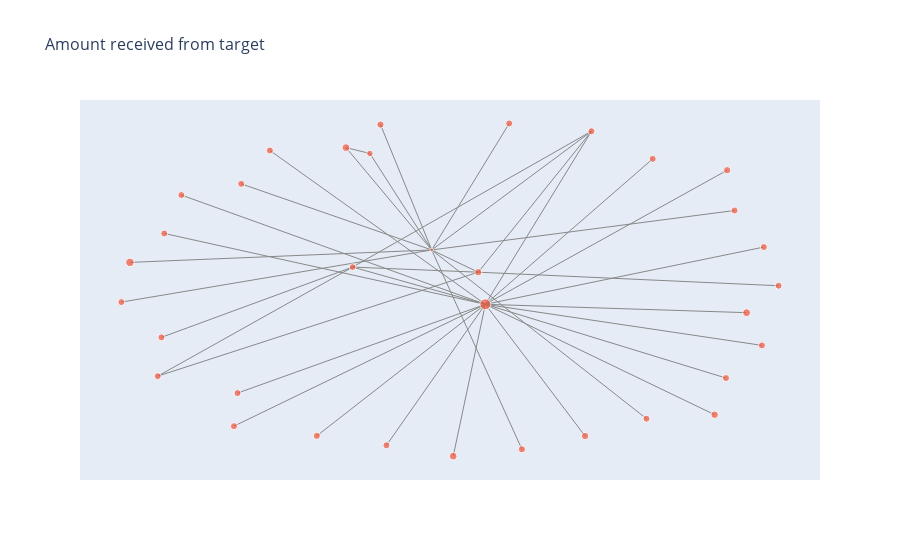

The notebook cell this image was saved under:
### Code cell
import plotly.graph_objects as go
from plotly import express as px
import numpy as np

pos = nx.spring_layout(graph)

edge_x = []
edge_y = []
for (u, v) in graph.edges():
    x0, y0 = pos[u]
    x1, y1 = pos[v]
    edge_x.extend((x0, x1, None))
    edge_y.extend((y0, y1, None))

edge_trace = go.Scatter(
    x=edge_x, 
    y=edge_y,
    line=dict(
        width=1,
        color='#888',
    ),
    hoverinfo='none',
    mode='lines',
)

node_x = []
node_y = []
sizes = []
for node, data in graph.nodes(data=True):
    x, y = pos[node]
    node_x.append(x)
    node_y.append(y)
    sizes.append(data['value'])

node_trace = go.Scatter(
    x=node_x,
    y=node_y,
    mode='markers',
    hoverinfo='text',
    marker=dict(
        size=[10 * np.log(2 + (size / max(sizes))) for size in sizes],
    ),
)

node_text = []
for node, data in graph.nodes(data=True):
    node_text.append(f"{data['value']/1e8:.3E} BTC ({int(data['value'])} Satoshi) [ at {'TARGET' if node == target else node} ]")
    
node_trace.text = node_text

fig = go.Figure(
    data=[edge_trace, node_trace],
    layout=go.Layout(
        title='Amount received from target',
        titlefont_size=16,
        showlegend=False,
        hovermode='closest',
        xaxis=dict(showgrid=False, zeroline=False, showticklabels=False),
        yaxis=dict(showgrid=False, zeroline=False, showticklabels=False),
    )
)
fig.show()

### Figure 1 — Plotly figure (JSON) as saved in the notebook; plotly's stock layout.template omitted (floating-point values rounded to 4 significant figures)
{"data": [{"hoverinfo": "none", "line": {"color": "#888", "width": 1}, "mode": "lines", "type": "scatter", "x": [0.1017, 0.7957, null, 0.1017, -0.5505, null, 0.1017, 0.8301, null, 0.1017, 0.8924, null, 0.1017, 0.4228, null, 0.1017, -0.1977, null, 0.1017, -0.3001, null, 0.1017, 0.9447, null, 0.1017, -0.6592, null, 0.1017, 0.6083, null, 0.1017, -0.8702, null, 0.1017, 0.004456, null, 0.1017, 0.4036, null, 0.1017, -0.6485, null, 0.1017, -0.4084, null, 0.1017, 0.9389, null, 0.1017, 0.8337, null, 0.1017, -0.8184, null, -0.3001, -0.8787, null, -0.3001, 0.4228, null, -0.3001, 0.08015, null, -0.3001, -0.89, null, 0.08015, 0.9894, null, 0.08015, 0.4228, null, 0.08015, -0.89, null, 0.08015, -0.06063, null, -0.06063, 0.2123, null, -0.06063, 0.8559, null, -0.06063, -0.6372, null, -0.06063, 0.4228, null, -0.06063, -0.3202, null, -0.06063, 0.5894, null, -0.06063, -0.2158, null, -0.06063, -0.9741, null, -0.06063, -0.2478, null, -0.06063, 0.1739, null, -0.06063, -1, null, -0.2478, -0.3202, null], "y": [-0.09572, -0.7517, null, -0.09572, 0.8183, null, -0.09572, -0.5338, null, -0.09572, -0.1454, null, -0.09572, 0.9324, null, -0.09572, -0.9334, null, -0.09572, 0.1253, null, -0.09572, 0.2444, null, -0.09572, -0.8196, null, -0.09572, 0.7683, null, -0.09572, 0.3252, null, -0.09572, -0.9979, null, -0.09572, -0.8783, null, -0.09572, -0.6231, null, -0.09572, -0.8773, null, -0.09572, -0.3398, null, -0.09572, 0.7009, null, -0.09572, 0.5532, null, 0.1253, -0.2922, null, 0.1253, 0.9324, null, 0.1253, 0.09501, null, 0.1253, -0.5226, null, 0.09501, 0.01454, null, 0.09501, 0.9324, null, 0.09501, -0.5226, null, 0.09501, 0.2272, null, 0.2272, -0.9571, null, 0.2272, 0.4615, null, 0.2272, 0.6199, null, 0.2272, 0.9324, null, 0.2272, 0.8353, null, 0.2272, -0.7753, null, 0.2272, 0.972, null, 0.2272, 0.1532, null, 0.2272, 0.8003, null, 0.2272, 0.9788, null, 0.2272, -0.08259, null, 0.8003, 0.8353, null]}, {"hoverinfo": "text", "marker": {"size": [10.99, 6.808, 7.077, 7.249, 7.757, 7.038, 7.389, 7.04, 7.029, 7.893, 7.126, 7.029, 7.043, 7.033, 7.441, 7.035, 7.038, 7.034, 7.034, 7.256, 6.936, 7.039, 3.455, 7.002, 6.404, 7.86, 7.105, 7.022, 7.204, 7.023, 8.394, 6.939, 7.155, 7.007]}, "mode": "markers", "text": ["3.242E-02 BTC (3241508 Satoshi) [ at TARGET ]", "-7.933E-04 BTC (-79334 Satoshi) [ at bc1pl2sxhx0ltut2zmves7uf6kr3ae7jj9hvlt2xtydq43c9mwgvhufqghmwkw ]", "9.502E-04 BTC (95022 Satoshi) [ at 3P4WqXDbSLRhzo2H6MT6YFbvBKBDPLbVtQ ]", "2.091E-03 BTC (209100 Satoshi) [ at 39ZsYAJB8Xy7ni5esYizXWSvBn6FK2y7RX ]", "5.576E-03 BTC (557600 Satoshi) [ at 3D8HnvdXiQWsAEVJiE4j7ka1CdPdV4xCSW ]", "6.970E-04 BTC (69700 Satoshi) [ at 367PRb8ZvPWiySD5omAmY1ojimqahV2GWq ]", "3.035E-03 BTC (303500 Satoshi) [ at bc1p5pagxzfptrx3m6j72k7xum40jkdp43kadt2elgk0z02psax739lsaaumqw ]", "7.060E-04 BTC (70596 Satoshi) [ at bc1pwrq3kwll3txp3vlwq8vpf769lsgrwsulzdnf865fevrh3af52s2qrhq80k ]", "6.329E-04 BTC (63287 Satoshi) [ at bc1papq7486367jeq8a86kmdkhuhae9zts5z932hn4rr8cnm887etpnqdppelw ]", "6.541E-03 BTC (654066 Satoshi) [ at bc1q26xp69y676y9rmk9s8m9t8fflqe0aaxm7vmxhj ]", "1.274E-03 BTC (127370 Satoshi) [ at bc1p5g8grjjp6g906g8ezq2nar7krw6nffal0y82y8d6p8ryju55fn7qwx0xkh ]", "6.369E-04 BTC (63685 Satoshi) [ at bc1ppf55tax3e2a2x7p5sh9cjyncjeeu38g7eh3kp9hthdnncpnqxguqj709u8 ]", "7.269E-04 BTC (72685 Satoshi) [ at 3NcXRAbbv9JPipxCkZF4xWQL4QZmgBeYzH ]", "6.642E-04 BTC (66417 Satoshi) [ at bc1pwt7n58sn8tzm7ccmeytekhzdcv7rpcxqk4prlk757k6w4tztmyeqzevll4 ]", "3.386E-03 BTC (338550 Satoshi) [ at 39UQEJDMZinZqA42Z4tafCcpsucf4AmWDd ]", "6.771E-04 BTC (67710 Satoshi) [ at 3DzS7DUtsCsaRvvKNXvPhS6BZvE4C3SyL5 ]", "6.970E-04 BTC (69700 Satoshi) [ at bc1qadh29x9he8c5frgcg4m0fdcd3e5jhmxurcnt0e ]", "6.652E-04 BTC (66516 Satoshi) [ at 3Pd1V5vjRGrXXL6CCLUA6C9ZfGKZjxprMa ]", "6.652E-04 BTC (66516 Satoshi) [ at bc1pf0sgy85p720xfeh28vz4rxnmf9krl50vuk3cxe5lf5kgj5gprktshmp269 ]", "2.139E-03 BTC (213942 Satoshi) [ at 3MAvrxasddXumijw2aeHCPMmAj4vMx3nXH ]", "3.000E-05 BTC (3000 Satoshi) [ at bc1p0aq2c08dj33g7nq945dqv8cpaa5s3ta2pkkshwxmu7herd2f6sjqptfl8r ]", "6.990E-04 BTC (69897 Satoshi) [ at bc1qsn8nuzps77xv94zr99jt5pha37dmhyrszmecpv ]", "-1.904E-02 BTC (-1903664 Satoshi) [ at bc1perun0qkmsccngt7du7j7eks05nusmkwkenfdtwc56kzxklafwjvq96xxnm ]", "4.577E-04 BTC (45775 Satoshi) [ at bc1qp4rtdwat2m8xhr6jx8kg7jn9jev7gzj9tnyfgm ]", "-3.333E-03 BTC (-333269 Satoshi) [ at 3H4Cofi6UZ5WP7Ceodfz4rRi9htKnn4fQ5 ]", "6.306E-03 BTC (630596 Satoshi) [ at bc1pyy4eu3zq3quzzzq28ys6tylz00pwj23jtxjhqwjxcr5xkl3ydvssfl5w93 ]", "1.134E-03 BTC (113440 Satoshi) [ at 39zoQvmvSaoUrUgJP5vmjXakmwPwJnnTuy ]", "5.871E-04 BTC (58710 Satoshi) [ at 31jjgACDngU9wauxzwFWJ7Z3QmE7G5R1rR ]", "1.791E-03 BTC (179115 Satoshi) [ at bc1pf6af6tpl4v6ql8223k0yervsqp4wymgmp9r6v5pvl7f7h7hc2gnsxftnm2 ]", "5.971E-04 BTC (59705 Satoshi) [ at bc1palg7lwqdgwdm9t9al905stley56jdzrl55h600y7huw3kngumvuq7ngl7l ]", "1.021E-02 BTC (1021037 Satoshi) [ at 3C6jtAtFVX8c3VR2NU1RbfE5GMUJ6P7YUq ]", "5.000E-05 BTC (5000 Satoshi) [ at bc1prf32z7enq59vzrdsmvejsmaa4yl903wl0l45cmpz0pgaxge8v2lqgvj9s6 ]", "1.463E-03 BTC (146280 Satoshi) [ at 3MzoPpBaaakAcwgFvV1LzuptgmsZi3Mfza ]", "4.926E-04 BTC (49258 Satoshi) [ at bc1ppker4dqvsa8g0rh9tmjevqketxrrkug46wn9lkvnyqzxat5uffgsd36cw8 ]"], "type": "scatter", "x": [0.1017, -0.3001, 0.4228, 0.8337, 0.004456, -0.8184, 0.4036, -0.8702, -0.1977, 0.8924, -0.4084, 0.6083, 0.9447, 0.9389, 0.7957, -0.6485, 0.8301, -0.5505, -0.6592, 0.08015, -0.89, -0.8787, -0.06063, 0.9894, -0.2478, -0.3202, 0.1739, 0.8559, -0.2158, -0.6372, -0.9741, 0.5894, 0.2123, -1], "y": [-0.09572, 0.1253, 0.9324, 0.7009, -0.9979, 0.5532, -0.8783, 0.3252, -0.9334, -0.1454, -0.8773, 0.7683, 0.2444, -0.3398, -0.7517, -0.6231, -0.5338, 0.8183, -0.8196, 0.09501, -0.5226, -0.2922, 0.2272, 0.01454, 0.8003, 0.8353, 0.9788, 0.4615, 0.972, 0.6199, 0.1532, -0.7753, -0.9571, -0.08259]}], "layout": {"autosize": true, "hovermode": "closest", "showlegend": false, "title": {"font": {"size": 16}, "text": "Amount received from target"}, "xaxis": {"autorange": true, "range": [-1.122, 1.111], "showgrid": false, "showticklabels": false, "type": "linear", "zeroline": false}, "yaxis": {"autorange": true, "range": [-1.177, 1.153], "showgrid": false, "showticklabels": false, "type": "linear", "zeroline": false}}}
